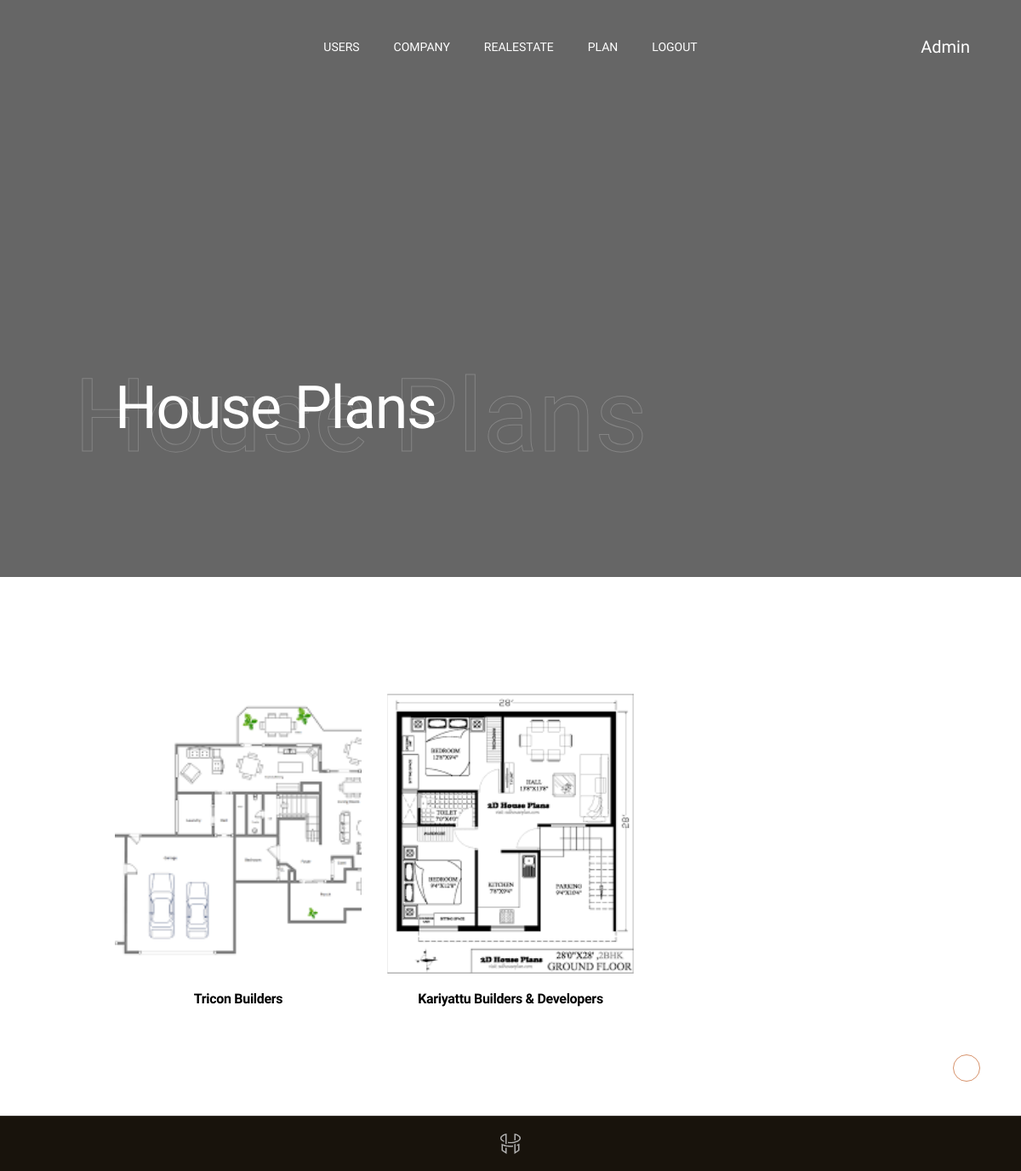
Screenshot of /admin/viewplan.php with the database file from the repository.
### tables this page shows
CREATE TABLE IF NOT EXISTS `requirement` (
  `rb_id` int(30) NOT NULL AUTO_INCREMENT,
  `r_requirement` varchar(100) NOT NULL,
  `b_id` int(30) NOT NULL,
  `r_plan` varchar(100) NOT NULL,
  `r_budget` varchar(100) NOT NULL,
  `plan` varchar(100) DEFAULT NULL,
  `status` varchar(100) NOT NULL DEFAULT 'Not Approved',
  PRIMARY KEY (`rb_id`)
);

CREATE TABLE IF NOT EXISTS `company_registration` (
  `c_id` int(30) NOT NULL AUTO_INCREMENT,
  `cl_id` int(30) NOT NULL,
  `c_companyname` varchar(100) NOT NULL,
  `c_address` varchar(100) NOT NULL,
  `c_email` varchar(100) NOT NULL,
  `c_password` varchar(100) NOT NULL,
  `c_phonenumber` varchar(100) NOT NULL,
  `map` text NOT NULL,
  `pincode` int(6) NOT NULL,
  `c_file` varchar(100) NOT NULL,
  PRIMARY KEY (`c_id`)
);

### admin/viewplan.php (the view, shortened to what this page needs)
<?php
include 'aheader.php';
include('../database.php');
?>
      <div class="content-wrapper  js-content-wrapper">
        <section class="page-masthead">
          <div data-parallax="0.6" class="page-masthead__bg">
          </div>
          <div class="container">
            <div class="page-masthead__content">
              <div class="row justify-content-between md:justify-content-center align-items-center">
                <div class="col-lg-9 col-md-10">
                  <div data-anim="slide-up delay-1">
                    <div class="page-masthead__back_title">House Plans</div>
                    <h1 class="page-masthead__title text-white">House Plans</h1>
                  </div>
                </div>
              </div>
            </div>
          </div>
        </section>
        <section class="layout-pt-md layout-pb-md">
          <div class="container">
            <div class="row">
              <div class="col-12">
                <div class="row y-gap-32 mt-40 lg:mt-20">
                  <?php
                  $sql="SELECT *
FROM requirement
INNER JOIN company_booking ON requirement.b_id=company_booking.b_id;";
                  $result = $con->query("$sql");
                               while($row= mysqli_fetch_array($result))
                                 {
                                 ?>
                  <div class="col-xl-3 col-lg-4 col-sm-6">
                    <div class="shopCard text-center">
                      <div class="shopCard__image ratio ratio-29:33">
                        <img class="ratio-img" src="../uploads/<?php echo $row['plan'];?>" alt="Product image">
                      </div>
                      <div class="shopCard__content mt-20">
                         <h4 class="shopCard__title text-base mt-8"><?php  $bcl_id= $row['bcl_id'];
                   $sql1="SELECT * FROM `company_registration` WHERE c_id='$bcl_id'";
                  $result1 = $con->query("$sql1");
                               while($row1= mysqli_fetch_array($result1))
                                 {
                                echo $row1['c_companyname'];
}
                       ?></h4>
                      </div>
                    </div>
                  </div>
         <?php }
                   ?>
                </div>
              </div>
            </div>
          </div>
        </section>
<?php
include 'afooter.php';
?>

### rows the page displays
requirement: plan (picture)
company_registration: c_companyname "Tricon Builders"
requirement: plan (picture)
company_registration: c_companyname "Kariyattu Builders & Developers"
